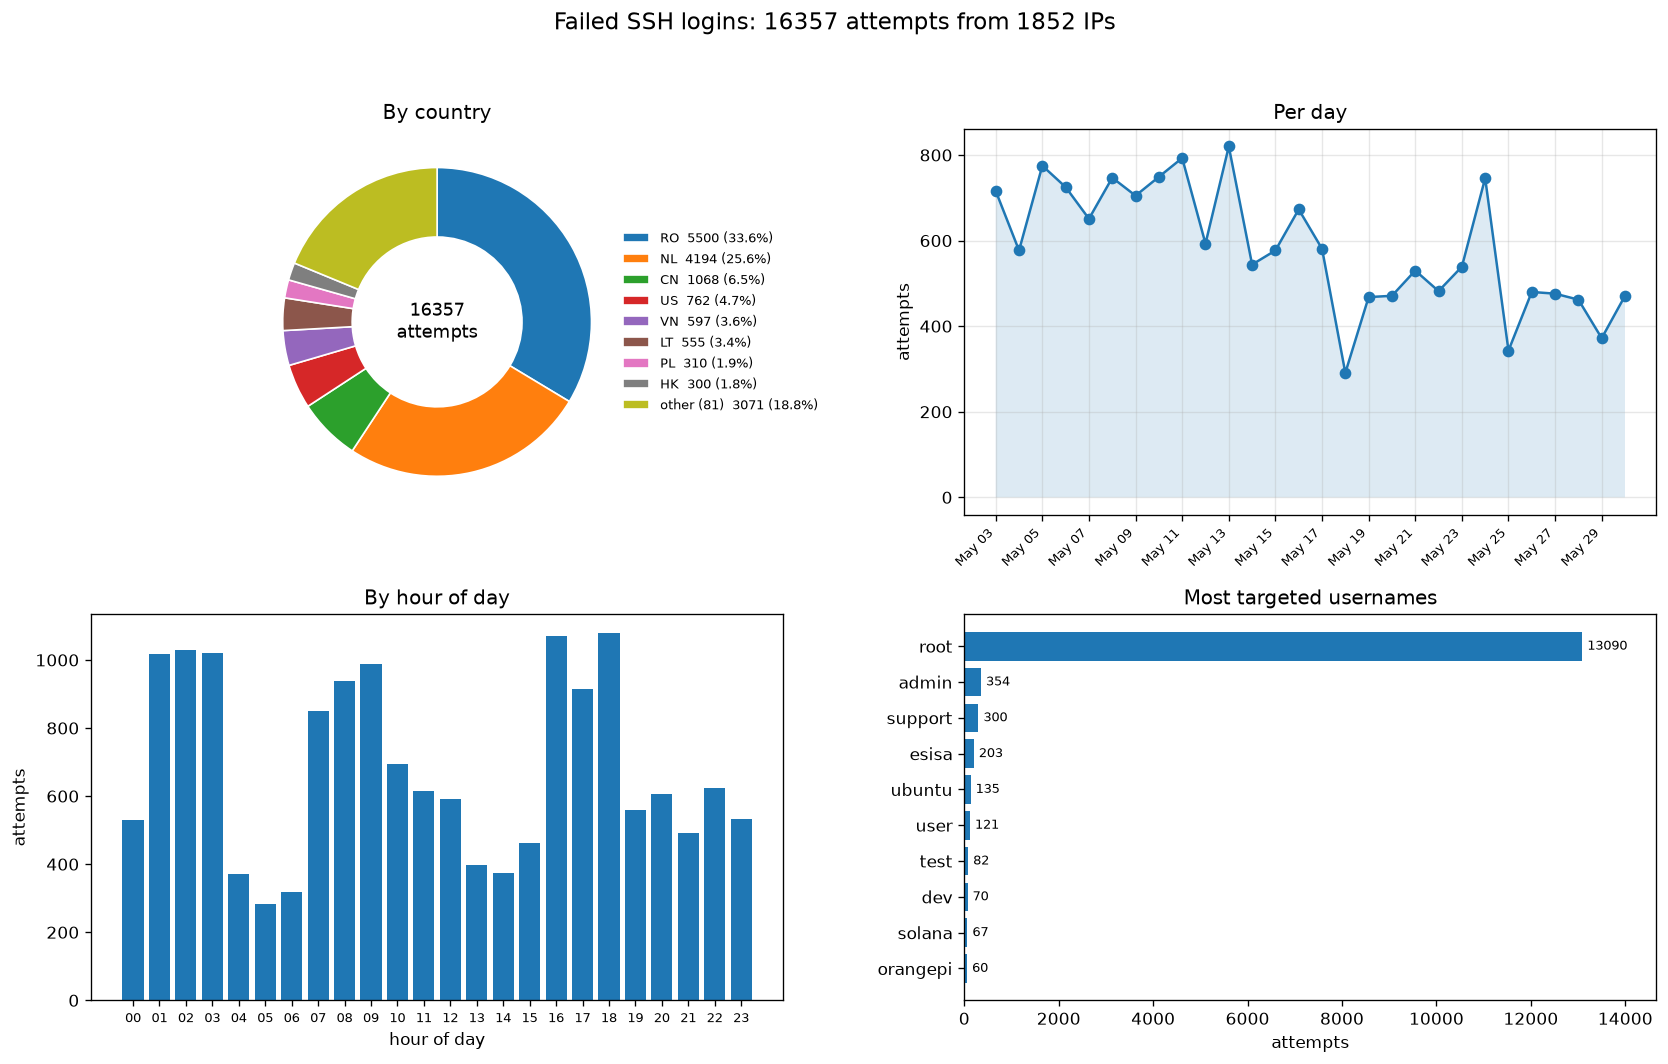

This chart was generated by the following Python code:
import matplotlib.pyplot as plt

MONTHS = ['Jan', 'Feb', 'Mar', 'Apr', 'May', 'Jun',
          'Jul', 'Aug', 'Sep', 'Oct', 'Nov', 'Dec']


def _ranked(d):
    return sorted(d.items(), key=lambda x: x[1], reverse=True)


def _country_donut(ax, ip_counts, geo, top=8):
    by_country = {}
    for ip, n in ip_counts.items():
        c = geo.get(ip, 'unknown')
        by_country[c] = by_country.get(c, 0) + n
    total = sum(by_country.values())
    ranked = _ranked(by_country)
    slices = ranked[:top]
    rest = ranked[top:]
    if rest:
        slices.append((f'other ({len(rest)})', sum(n for _, n in rest)))
    wedges, _ = ax.pie([n for _, n in slices], startangle=90, counterclock=False,
                       wedgeprops={'width': 0.45, 'edgecolor': 'white'})
    ax.legend(wedges, [f'{c}  {n} ({n / total * 100:.1f}%)' for c, n in slices],
              loc='center left', bbox_to_anchor=(0.95, 0.5), fontsize=8, frameon=False)
    ax.text(0, 0, f'{total}\nattempts', ha='center', va='center', fontsize=11)
    ax.set_title('By country')


def _day_line(ax, day_counts):
    keys = sorted(day_counts, key=lambda k: (MONTHS.index(k[0]), k[1]))
    values = [day_counts[k] for k in keys]
    x = range(len(keys))
    ax.plot(x, values, marker='o', linewidth=1.5)
    ax.fill_between(x, values, alpha=0.15)
    step = max(1, len(keys) // 10)
    ax.set_xticks(range(0, len(keys), step))
    ax.set_xticklabels([f'{m} {d:02d}' for m, d in keys][::step],
                       rotation=45, ha='right', fontsize=8)
    ax.set_ylabel('attempts')
    ax.set_title('Per day')
    ax.grid(alpha=0.3)


def _hour_bars(ax, hour_counts):
    hours = list(range(24))
    ax.bar(hours, [hour_counts.get(h, 0) for h in hours])
    ax.set_xticks(hours)
    ax.set_xticklabels([f'{h:02d}' for h in hours], fontsize=8)
    ax.set_xlabel('hour of day')
    ax.set_ylabel('attempts')
    ax.set_title('By hour of day')


def _user_barh(ax, user_counts, top=10):
    ranked = _ranked(user_counts)[:top][::-1]
    bars = ax.barh([u for u, _ in ranked], [n for _, n in ranked])
    ax.bar_label(bars, padding=3, fontsize=8)
    ax.margins(x=0.12)
    ax.set_xlabel('attempts')
    ax.set_title('Most targeted usernames')


def show_dashboard(ip_counts, geo, day_counts, hour_counts, user_counts,
                   out='serving/report.png'):
    """4 charts in one window; also saved as a single PNG."""
    fig, axes = plt.subplots(2, 2, figsize=(14, 9))
    fig.suptitle(f'Failed SSH logins: {sum(ip_counts.values())} attempts '
                 f'from {len(ip_counts)} IPs', fontsize=14)
    _country_donut(axes[0][0], ip_counts, geo)
    _day_line(axes[0][1], day_counts)
    _hour_bars(axes[1][0], hour_counts)
    _user_barh(axes[1][1], user_counts)
    fig.tight_layout(rect=(0, 0, 1, 0.95))
    fig.savefig(out, dpi=120, bbox_inches='tight')
    plt.show()
